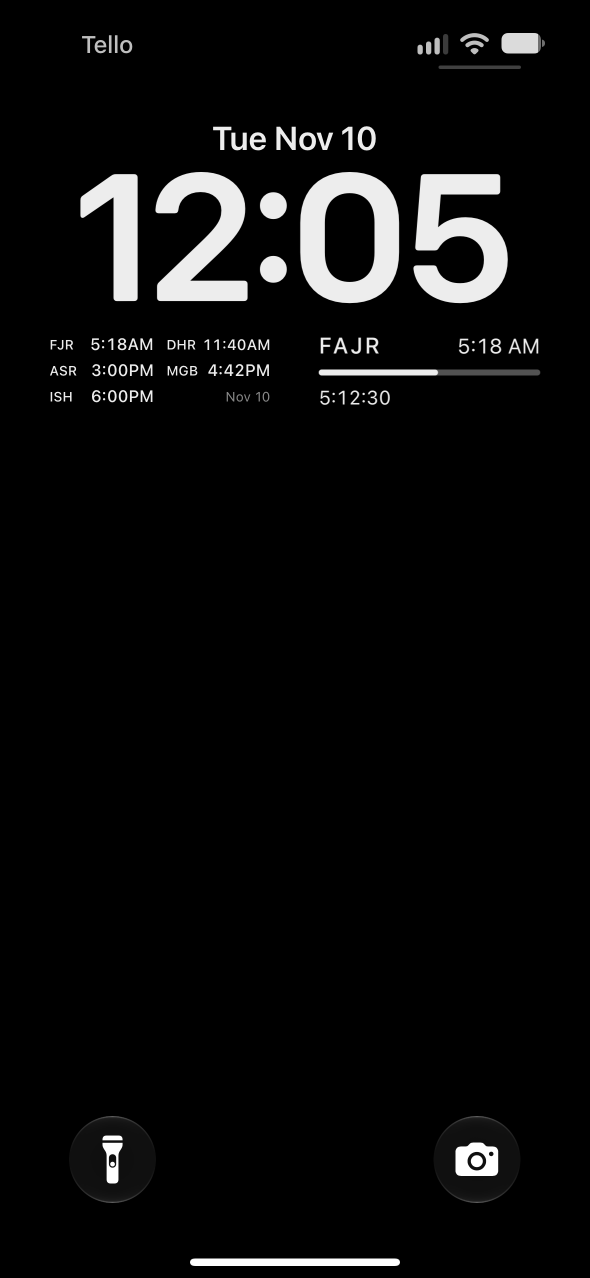
#> input picture marketing/appstore/captures/widgets/lock_raw.png, 1179 x 2556 px (shown at 1/2 size)
$ python widgets.py
#> lines starting #> are read from the running program, lines starting #| are printed output that depends on the picture; after the words box and inside, x2 and y2 are one past the last pixel; in counts of white or black regions, pixels touching at a corner belong together
"""Cuts the widgets used on the widgets slide (iPhone slide 4) out of device screenshots.

Inputs (1179 x 2556 device screenshots on a plain black wallpaper), in captures/widgets/:
- lock_raw.png: Lock Screen with the two rectangular widgets.
- home_raw.png: Home Screen with two small widgets and a medium one.
- home_large_raw.png, lock_circular_raw.png: kept for other pages (large widget, circular widgets).
Outputs: lock.png (date, clock and widgets on black) and one transparent PNG per Home Screen tile.
Needs OpenCV: pip install opencv-python-headless
Usage: python3 widgets.py
"""
from pathlib import Path

import cv2
import numpy as np

here = Path(__file__).parent / "captures" / "widgets"

# Tile boxes (x, y, w, h), found from the black wallpaper.
HOME_TILES = {
    "tile_list": (72, 240, 488, 488),
    "tile_next": (618, 240, 488, 488),
    "tile_medium": (72, 832, 1034, 488),
}
LARGE_TILE = (72, 240, 1034, 1080)
# From just above the date to just below the widgets; the status bar is left out.
LOCK_CROP = (220, 860)


def cut_tile(image, box):
    """The tile with a transparent background. The wallpaper is pure black, so the
    antialiased edge's brightness is its coverage; colors are un-premultiplied."""
    x, y, w, h = box
    pad = 4
    tile = image[y - pad:y + h + pad, x - pad:x + w + pad].astype(np.float32)
    alpha = np.clip(tile.max(axis=2, keepdims=True) / 40.0, 0, 1)
    # The tile body is opaque everywhere (its dark text included); only the outer edge ramps.
    contours, _ = cv2.findContours((alpha[..., 0] > 0.02).astype(np.uint8), cv2.RETR_EXTERNAL, cv2.CHAIN_APPROX_NONE)
    inside = np.zeros(alpha.shape[:2], np.uint8)
    cv2.drawContours(inside, [max(contours, key=cv2.contourArea)], -1, 255, -1)
    inside = cv2.erode(inside, np.ones((7, 7), np.uint8))
    alpha[inside > 0] = 1
    color = np.where(alpha > 0, tile / np.maximum(alpha, 1e-3), 0)
    return np.dstack([np.clip(color, 0, 255), alpha * 255]).astype(np.uint8)


lock = cv2.imread(str(here / "lock_raw.png"))
#> lock is the input picture: shape (2556, 1179, 3); mean B, G, R 11.2, 11.2, 11.2
top, bottom = LOCK_CROP
cv2.imwrite(str(here / "lock.png"), lock[top:bottom])
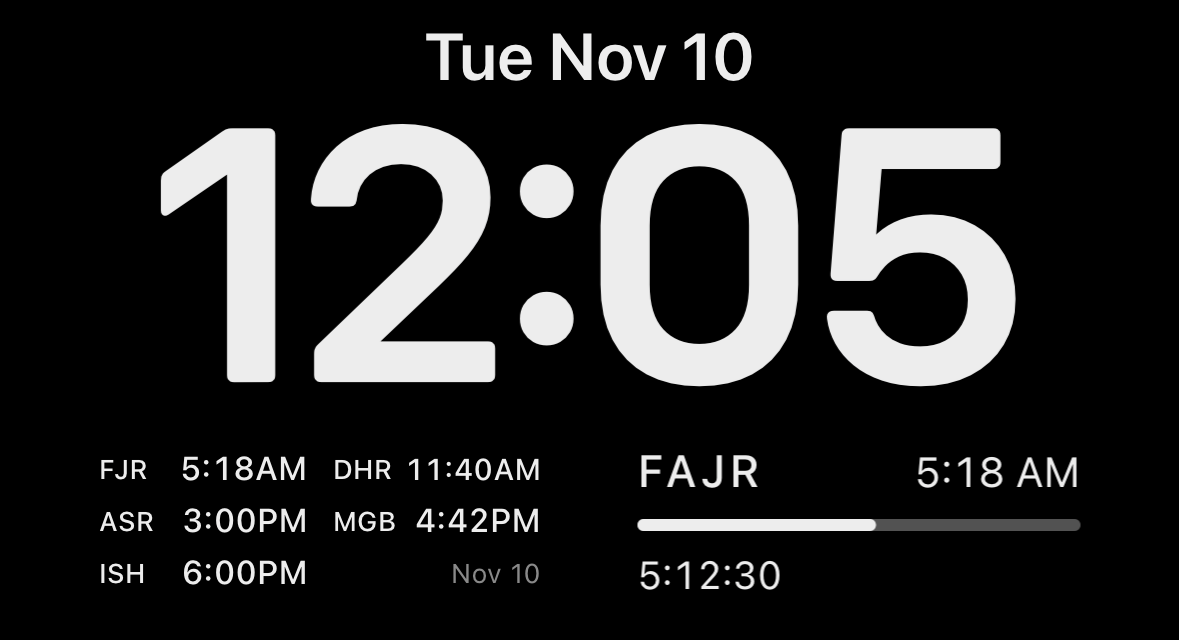
#> saved as lock.png: shape (640, 1179, 3); mean B, G, R 37.6, 37.6, 37.6

home = cv2.imread(str(here / "home_raw.png"))
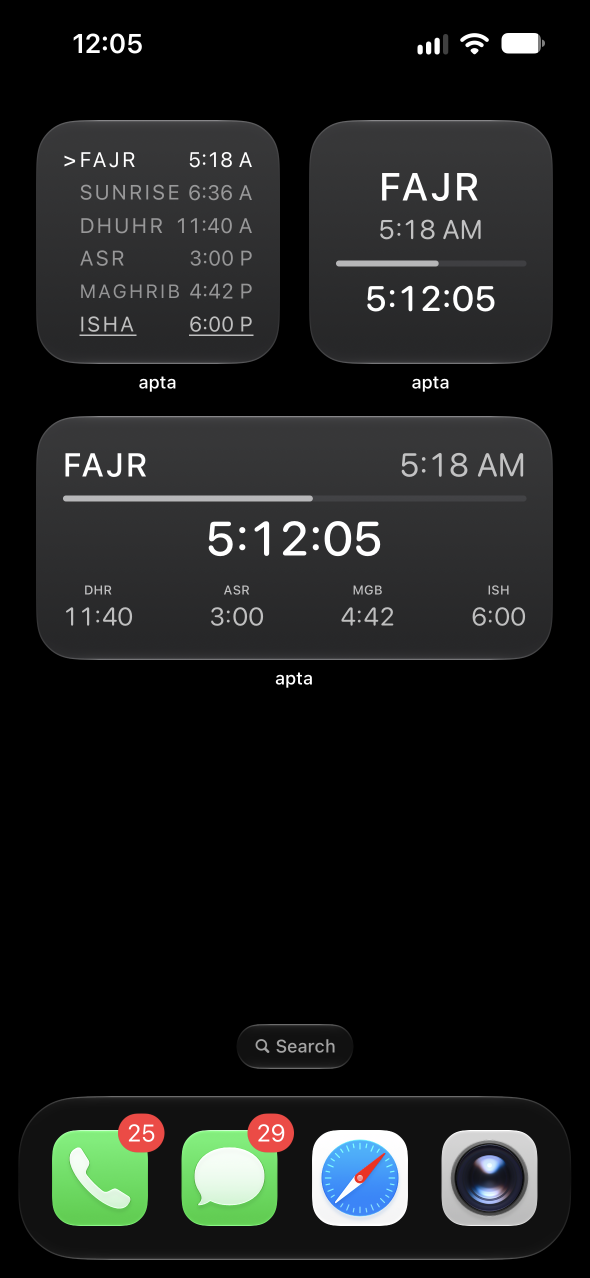
#> input picture marketing/appstore/captures/widgets/home_raw.png, 1179 x 2556 px (shown at 1/2 size)
#> home is the input picture: shape (2556, 1179, 3); mean B, G, R 28.7, 29.7, 27.9
for name, box in HOME_TILES.items():
    cv2.imwrite(str(here / f"{name}.png"), cut_tile(home, box))
#> this loop made 3 passes
#> pass 1, in cut_tile, `inside = cv2.erode(inside, np.ones((7, 7), np.uint8))`:
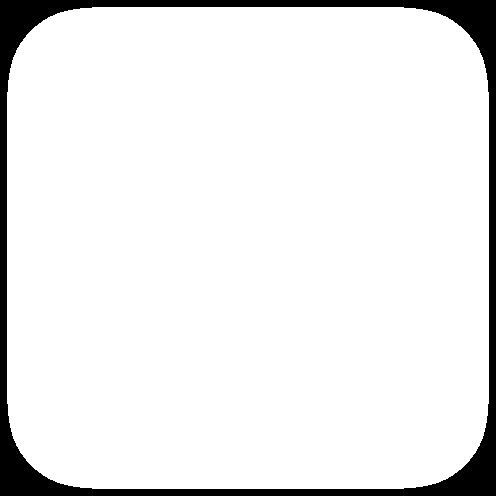
#> inside: shape (496, 496); 92% white; 1 black region
large = cv2.imread(str(here / "home_large_raw.png"))
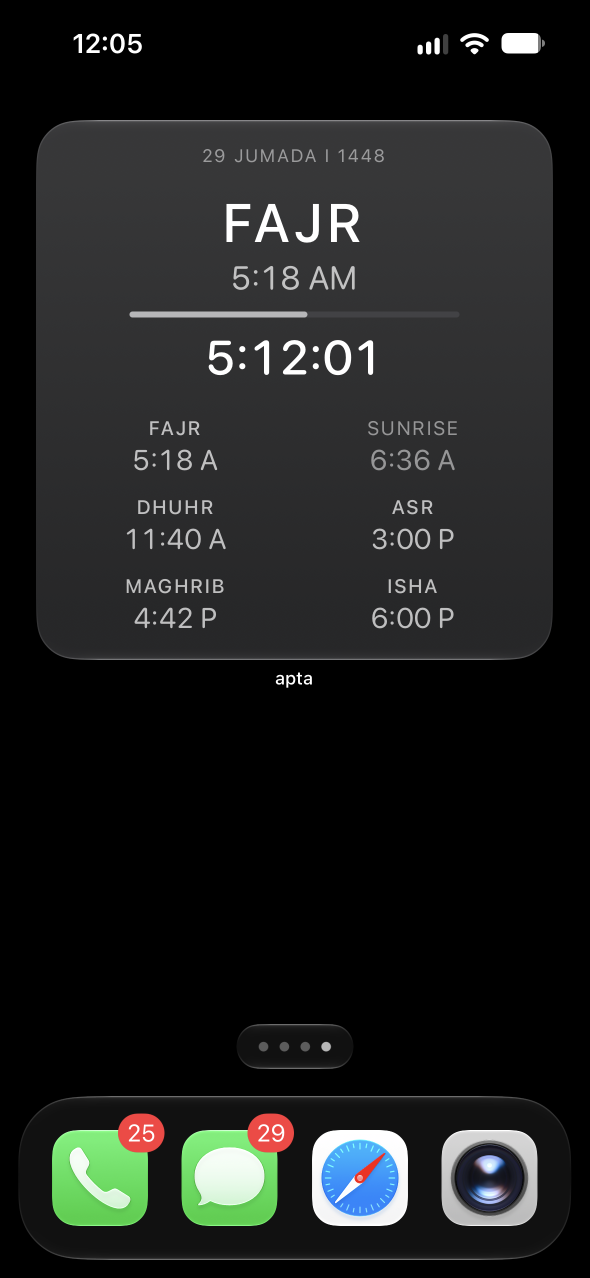
#> input picture marketing/appstore/captures/widgets/home_large_raw.png, 1179 x 2556 px (shown at 1/2 size)
#> large is the input picture: shape (2556, 1179, 3); mean B, G, R 30.2, 31.1, 29.4
cv2.imwrite(str(here / "tile_large.png"), cut_tile(large, LARGE_TILE))
#> call 4 of cut_tile, with box = (72, 240, 1034, 1080)
#> in cut_tile (call 4), `tile = image[y - pad:y + h + pad, x - pad:x + w + pad].astype(np.float..`:
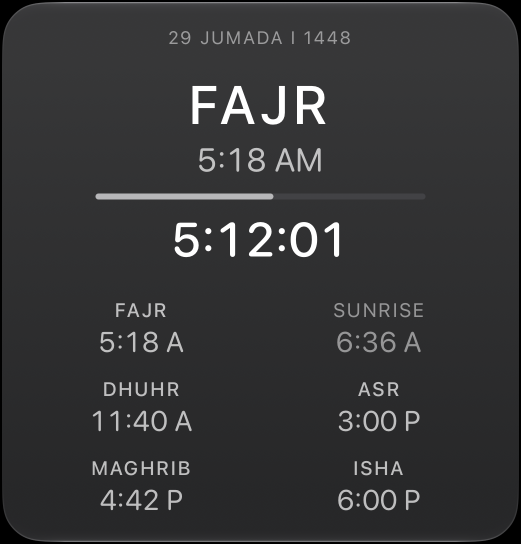
#> tile: shape (1088, 1042, 3) float32 (shown at 1/2 size); mean B, G, R 53.8, 52.8, 52.6
#> in cut_tile (call 4), `alpha = np.clip(tile.max(axis=2, keepdims=True) / 40.0, 0, 1)`:
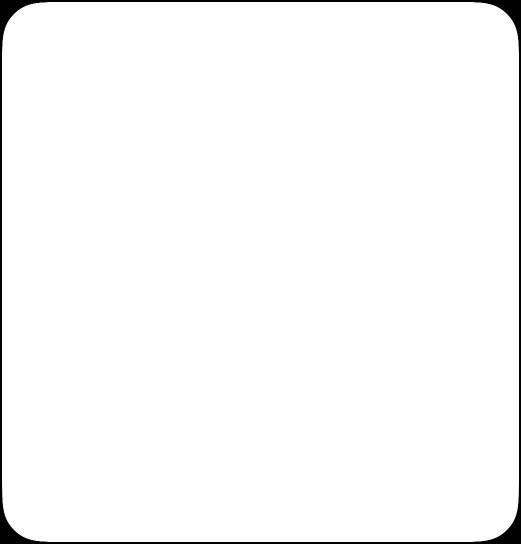
#> alpha: shape (1088, 1042, 1) float32 (shown at 1/2 size); min 0, max 1, mean 0.98
#> in cut_tile (call 4), `contours, _ = cv2.findContours((alpha[..., 0] > 0.02).astype(np.uint8)..`: contours = 1 contour; box (x1, y1, x2, y2) and area: (4, 4, 1038, 1084) 1108771
#> in cut_tile (call 4), `cv2.drawContours(inside, [max(contours, key=cv2.contourArea)], -1, 255..`: inside: shape (1088, 1042); 98% white; 1 black region, box (x1, y1, x2, y2) and area: (0, 0, 1042, 1088) 22906
#> in cut_tile (call 4), `inside = cv2.erode(inside, np.ones((7, 7), np.uint8))`:
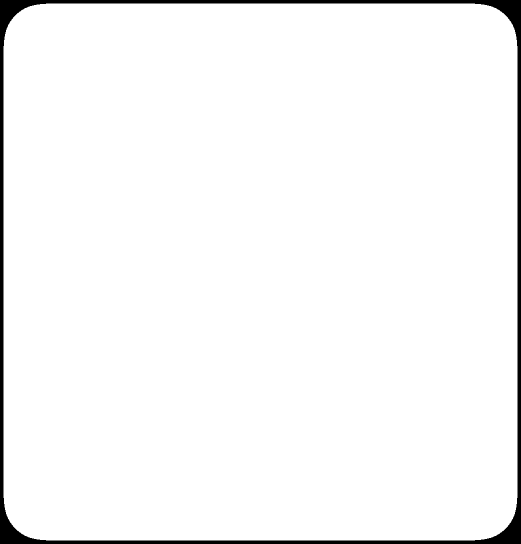
#> inside: shape (1088, 1042) (shown at 1/2 size); 96.9% white; 1 black region, box (x1, y1, x2, y2) and area: (0, 0, 1042, 1088) 35554
print("wrote", here / "lock.png", *(here / f"{n}.png" for n in [*HOME_TILES, "tile_large"]))
